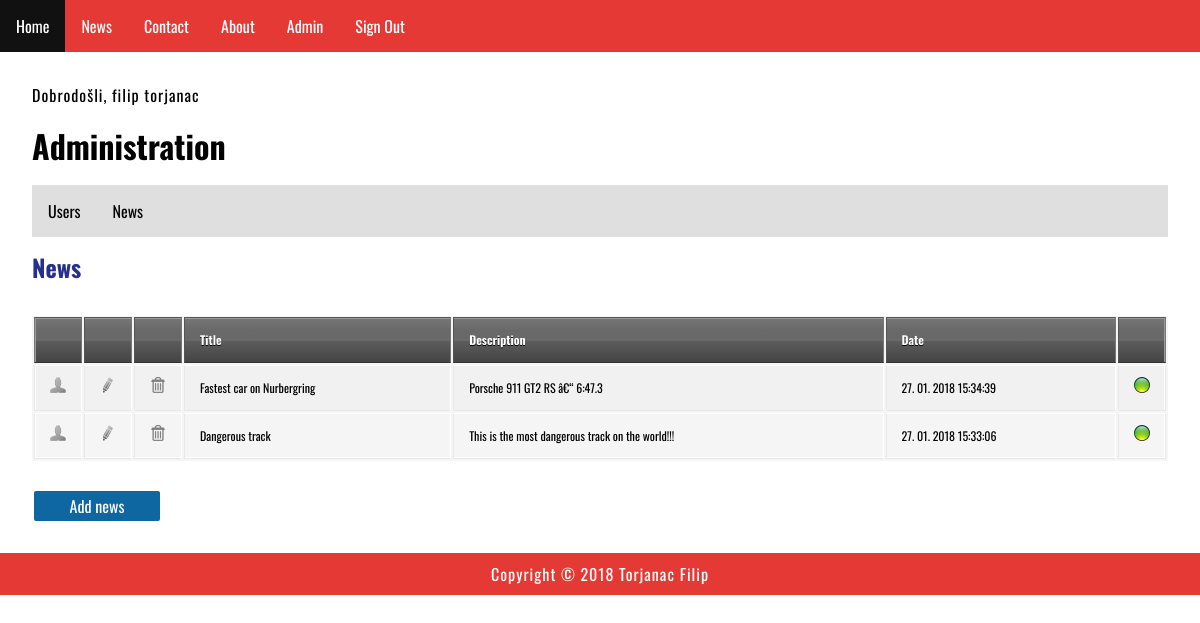
/index.php?menu=7&action=2 (signed in), run on the app's committed database.
### tables this page shows
CREATE TABLE `news` (
  `id` int(11) NOT NULL,
  `title` varchar(255) NOT NULL,
  `description` text NOT NULL,
  `date` timestamp NOT NULL DEFAULT CURRENT_TIMESTAMP ON UPDATE CURRENT_TIMESTAMP,
  `picture` varchar(255) NOT NULL,
  `archive` enum('Y','N') NOT NULL
);

### functions.php (called while the page is built)
<?php
	function pickerDateToMysql($pickerDate){
		$date = DateTime::createFromFormat('Y-m-d H:i:s', $pickerDate);
		return $date->format('d. m. Y H:i:s');
	}
?>

### admin/news.php (the view, shortened to what this page needs)
<?php
	if (isset($_GET['id']) && $_GET['id'] != '') {
		$query  = "SELECT * FROM news";
		$query .= " WHERE id=".$_GET['id'];
		$query .= " ORDER BY date DESC";
		$result = @mysqli_query($MySQL, $query);
		$row = @mysqli_fetch_array($result);
		print '
		<h2>News overview</h2>
		<div class="news">
			<img src="news/' . $row['picture'] . '" alt="' . $row['title'] . '" title="' . $row['title'] . '">
			<h2>' . $row['title'] . '</h2>
			' . $row['description'] . '
			<time datetime="' . $row['date'] . '">' . pickerDateToMysql($row['date']) . '</time>
			<hr>
		</div>
		<p><a href="index.php?menu='.$menu.'&amp;action='.$action.'">Back</a></p>';
	}
	else {
		print '
		<h2>News</h2>
		<div id="news">
			<table>
				<thead>
					<tr>
						<th width="16"></th>
						<th width="16"></th>
						<th width="16"></th>
						<th>Title</th>
						<th>Description</th>
						<th>Date</th>
						<th width="16"></th>
					</tr>
				</thead>
				<tbody>';
				$query  = "SELECT * FROM news";
				$query .= " ORDER BY date DESC";
				$result = @mysqli_query($MySQL, $query);
				while($row = @mysqli_fetch_array($result)) {
					print '
					<tr>
						<td><a href="index.php?menu='.$menu.'&amp;action='.$action.'&amp;id=' .$row['id']. '"><img src="img/user.png" alt="user"></a></td>
						<td><a href="index.php?menu='.$menu.'&amp;action='.$action.'&amp;edit=' .$row['id']. '"><img src="img/edit.png" alt="uredi"></a></td>
						<td><a href="index.php?menu='.$menu.'&amp;action='.$action.'&amp;delete=' .$row['id']. '"><img src="img/delete.png" alt="obriši"></a></td>
						<td>' . $row['title'] . '</td>
						<td>';
						if(strlen($row['description']) > 160) {
                            echo substr(strip_tags($row['description']), 0, 160).'...';
                        } else {
                            echo strip_tags($row['description']);
                        }
						print '
						</td>
						<td>' . pickerDateToMysql($row['date']) . '</td>
						<td>';
							if ($row['archive'] == 'Y') { print '<img src="img/inactive.png" alt="" title="" />'; }
                            else if ($row['archive'] == 'N') { print '<img src="img/active.png" alt="" title="" />'; }
						print '
						</td>
					</tr>';
				}
			print '
				</tbody>
			</table>
			<a href="index.php?menu=' . $menu . '&amp;action=' . $action . '&amp;add=true" class="AddLink">Add news</a>
		</div>';
	}
?>

### style.css (style rules this page uses)
body, html { font-family: 'Oswald', sans-serif; margin: 0; font-size: 16px; }
h1,h2 { margin: 0.5em 0; font-size: 2em; }
h2 { font-size: 1.5em; color: #27318b; }
main a { color: #27318b; text-decoration: none; }
p { margin: 1em 0; line-height: 1.4em; letter-spacing: 1px; }
img { width: 100%; }
.AddLink { -moz-border-radius: 2px; border-radius: 2px; -webkit-border-radius: 2px; color: #FFFFFF !important; display: block; background-color: #0f67a1; margin: 8px 2px; padding: 3px; width: 120px; text-align: center; }
table { background: #f5f5f5; border-collapse: separate; box-shadow: inset 0 1px 0 #fff; font-size: 12px; line-height: 24px; margin: 30px auto; text-align: left; width: 100%; }
th { background: url(http://jackrugile.com/images/misc/noise-diagonal.png), linear-gradient(#777, #444); border-left: 1px solid #555; border-right: 1px solid #777; border-top: 1px solid #555; border-bottom: 1px solid #333; box-shadow: inset 0 1px 0 #999; color: #fff; font-weight: bold; padding: 10px 15px; position: relative; text-shadow: 0 1px 0 #000; }
th:after { background: linear-gradient(rgba(255,255,255,0), rgba(255,255,255,.08)); content: ''; display: block; height: 25%; left: 0; margin: 1px 0 0 0; position: absolute; top: 25%; width: 100%; }
th:first-child { border-left: 1px solid #777; box-shadow: inset 1px 1px 0 #999; }
th:last-child { box-shadow: inset -1px 1px 0 #999; }
td { border-right: 1px solid #fff; border-left: 1px solid #e8e8e8; border-top: 1px solid #fff; border-bottom: 1px solid #e8e8e8; padding: 10px 15px; position: relative; transition: all 300ms; }
td:first-child { box-shadow: inset 1px 0 0 #fff; }
td:last-child { border-right: 1px solid #e8e8e8; box-shadow: inset -1px 0 0 #fff; }
tr { background: url(http://jackrugile.com/images/misc/noise-diagonal.png); }
tr:nth-child(odd) td { background: #f1f1f1 url(http://jackrugile.com/images/misc/noise-diagonal.png); }
tr:last-of-type td { box-shadow: inset 0 -1px 0 #fff; }
tr:last-of-type td:first-child { box-shadow: inset 1px -1px 0 #fff; }
tr:last-of-type td:last-child { box-shadow: inset -1px -1px 0 #fff; }

### data on the page
news: title "Fastest car on Nurbergring", description "Porsche 911 GT2 RS â€“ 6:47.3", date "27. 01. 2018 15:34:39"
news: title "Dangerous track", description "This is the most dangerous track on the world!!!", date "27. 01. 2018 15:33:06"

### other printed values
$_SESSION['message'] "Dobrodošli, filip torjanac"
